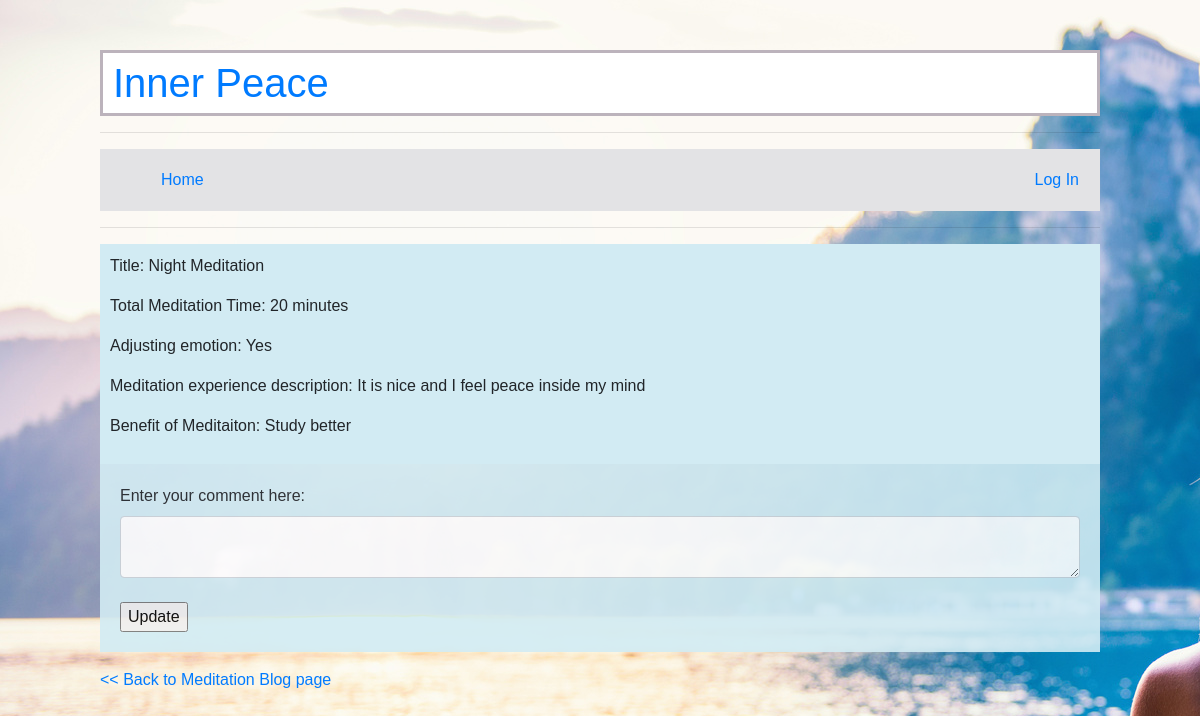
Page /addComment.php?blogId=1 on the committed database.
### tables this page shows
CREATE TABLE `blog` (
  `blogId` int(7) NOT NULL AUTO_INCREMENT,
  `title` varchar(20) DEFAULT NULL,
  `totalTime` int(3) DEFAULT NULL,
  `adjustFeeling` varchar(1) DEFAULT NULL,
  `description` varchar(2000) DEFAULT NULL,
  `benefitDescription` varchar(1000) DEFAULT NULL,
  `postDate` timestamp NOT NULL DEFAULT CURRENT_TIMESTAMP,
  `commentStatus` varchar(1000) DEFAULT NULL,
  `username` varchar(20) DEFAULT NULL,
  `masterID` varchar(5) DEFAULT NULL,
  PRIMARY KEY (`blogId`)
);

### addComment.php (the view, shortened to what this page needs)
<?php
    require_once('header.php');
    require_once('navmenu.php');
    if (isset($_GET['blogId']))
    {
        $blogId = $_GET['blogId'];
    }
    else if (isset($_POST['blogId']))
    {
        $blogId = $_POST['blogId'];
    }
    $dbc = mysqli_connect(DB_HOST, DB_USER, DB_PASSWORD, DB_NAME);
    $query = "SELECT * FROM blog WHERE blogId = '$blogId';";
    $data = mysqli_query($dbc, $query)
            or die ('Error query Database');
    $row = mysqli_fetch_array($data);
    if ($row != NULL)
        {
            $title = $row['title'];
            $totalTime = $row['totalTime'];
            $adjustFeeling = $row['adjustFeeling'];
            $description = $row['description'];
            $benefitDescription = $row['benefitDescription'];
            echo '<div class="displayPost">';
            echo '<p> Title: ' . $title.'</p>';
            echo '<p> Total Meditation Time: ' . $totalTime.' minutes</p>';
            if ($adjustFeeling == 'y')
            {
                echo '<p> Adjusting emotion: Yes </p>';
            }
            echo '<p> Meditation experience description: ' . $description.' </p>';
            echo '<p> Benefit of Meditaiton: ' . $benefitDescription.' </p></div>';
        }
    if (isset($_POST['submit']))
    {
            $commentStatus = mysqli_real_escape_string($dbc, trim($_POST['comment']));
            $user_id = $_SESSION['user_id'];
            $blogId = $_POST['blogID'];
            $dbc = mysqli_connect(DB_HOST, DB_USER, DB_PASSWORD, DB_NAME)
                or die ('Error connect DB');
            $query = "UPDATE blog SET commentStatus = '$commentStatus', masterID ='$user_id' WHERE blogId ='$blogId' LIMIT 1;";
            mysqli_query($dbc, $query)
                or die ('Error Update to DB');
            mysqli_close($dbc);
            echo '<div class = "displayPost"><p>Blog ID: ' .$blogId.'</p>';
            echo '<p>The comment was successfully addedd.';
    }
    else if (isset($blogId)) {
        echo '<form class="form-group" action="addComment.php" method="post">';
        echo '<label for="exampleFormControlInput1">Enter your comment here: </label><br>';
        echo '<textarea class="form-control" name="comment" value="Comment"></textarea>';
        echo '<br>';
        echo '<input type="submit" value="Update" name="submit" />';
        echo '</form>';
    }
    echo '<p><a href="meditationDiary.php">&lt;&lt; Back to Meditation Blog page</a></p>';
?>

### style.css (style rules this page uses)
body { margin: auto; margin-top: 50px; width: 1000px; background-image: url("images/bg.jpeg"); background-attachment: fixed; font-family: 'Heebo', sans-serif; }
.displayPost { background-color: #D2EBF3; padding: 10px; font-family: 'Heebo', sans-serif; }
form { padding: 20px 20px 20px 20px; background-color: #D2EBF3; opacity: 0.9; }

### rows in the picture
blog: title "Night Meditation", totalTime "20", description "It is nice and I feel peace inside my mind", benefitDescription "Study better"
